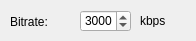
      <widget class="QWidget" name="VP8Tab">
       <property name="autoFillBackground">
        <bool>false</bool>
       </property>
       <attribute name="title">
        <string>VP8</string>
       </attribute>
       <widget class="QLabel" name="VP8Label">
        <property name="geometry">
         <rect>
          <x>10</x>
          <y>14</y>
          <width>47</width>
          <height>16</height>
         </rect>
        </property>
        <property name="text">
         <string>Bitrate: </string>
        </property>
       </widget>
       <widget class="QSpinBox" name="VP8Var">
        <property name="geometry">
         <rect>
          <x>80</x>
          <y>10</y>
          <width>51</width>
          <height>22</height>
         </rect>
        </property>
        <property name="styleSheet">
         <string notr="true"/>
        </property>
        <property name="minimum">
         <number>100</number>
        </property>
        <property name="maximum">
         <number>20000</number>
        </property>
        <property name="singleStep">
         <number>100</number>
        </property>
        <property name="value">
         <number>3000</number>
        </property>
       </widget>
       <widget class="QLabel" name="VP8Unit">
        <property name="geometry">
         <rect>
          <x>140</x>
          <y>14</y>
          <width>47</width>
          <height>13</height>
         </rect>
        </property>
        <property name="text">
         <string>kbps</string>
        </property>
       </widget>
      </widget>
